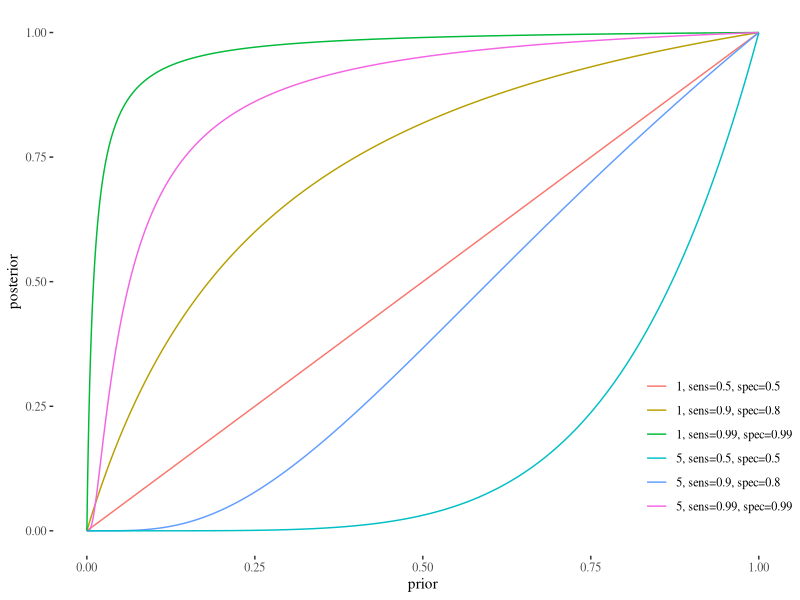
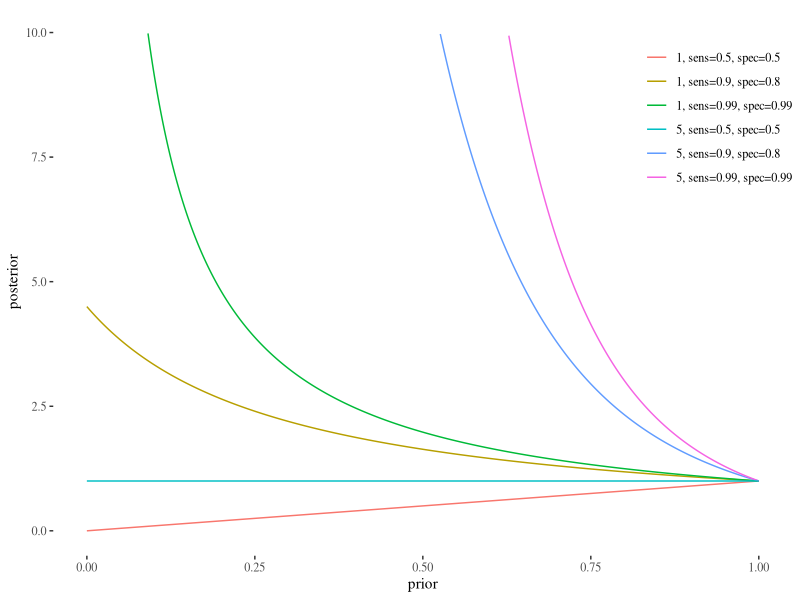
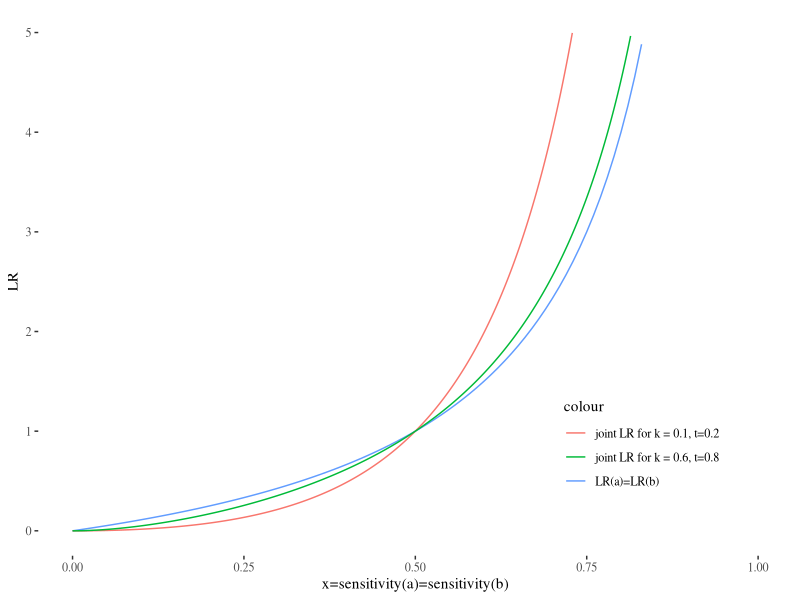
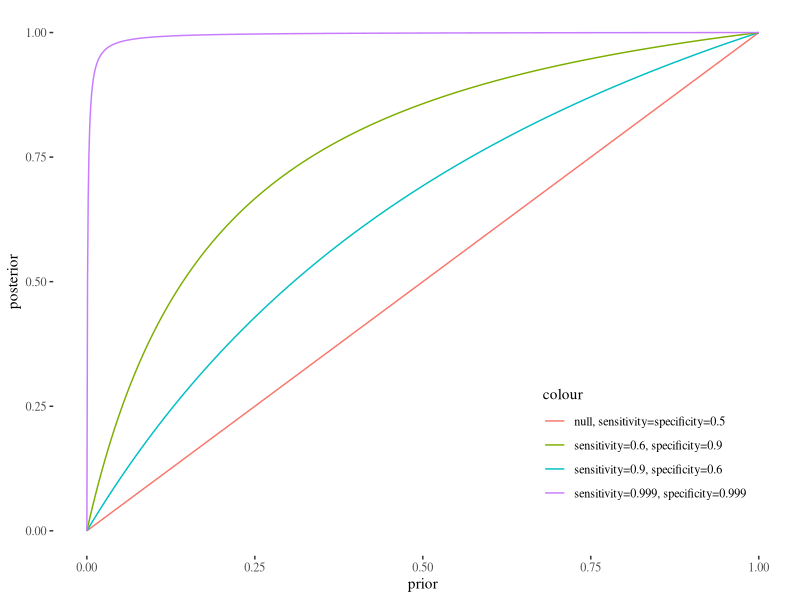
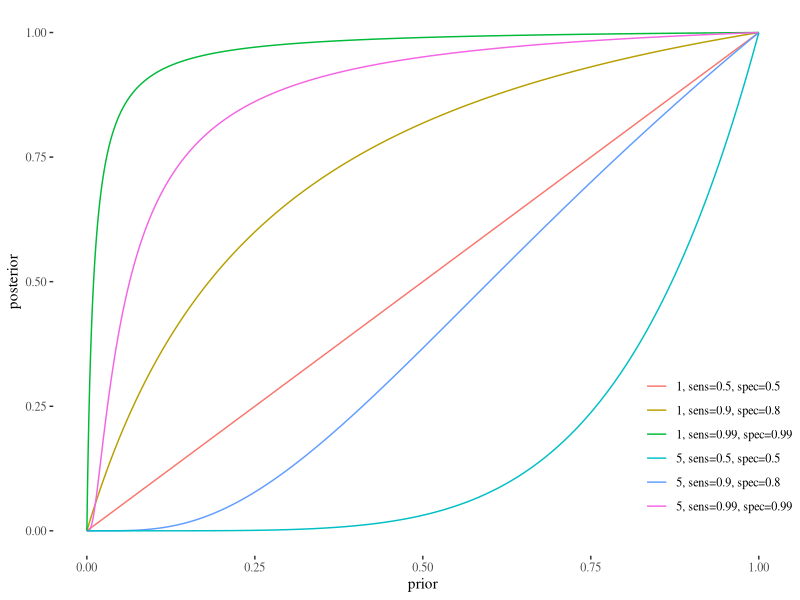
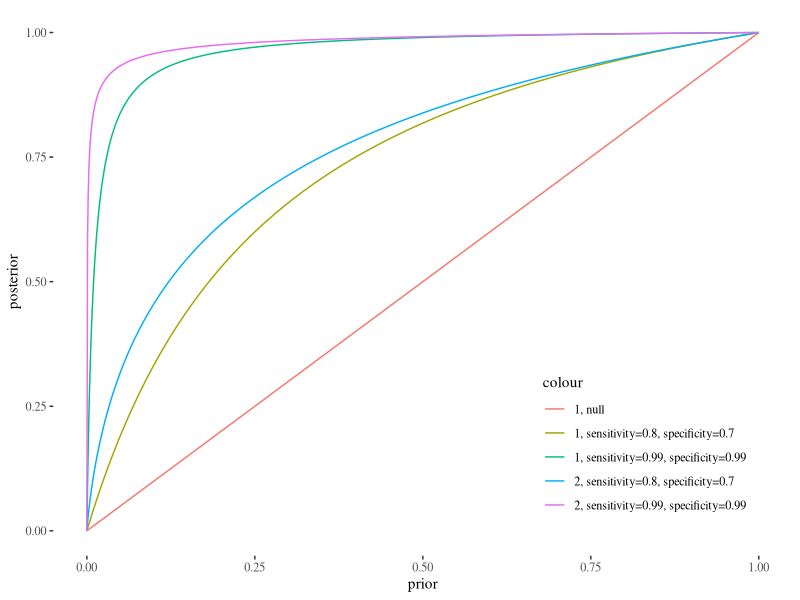
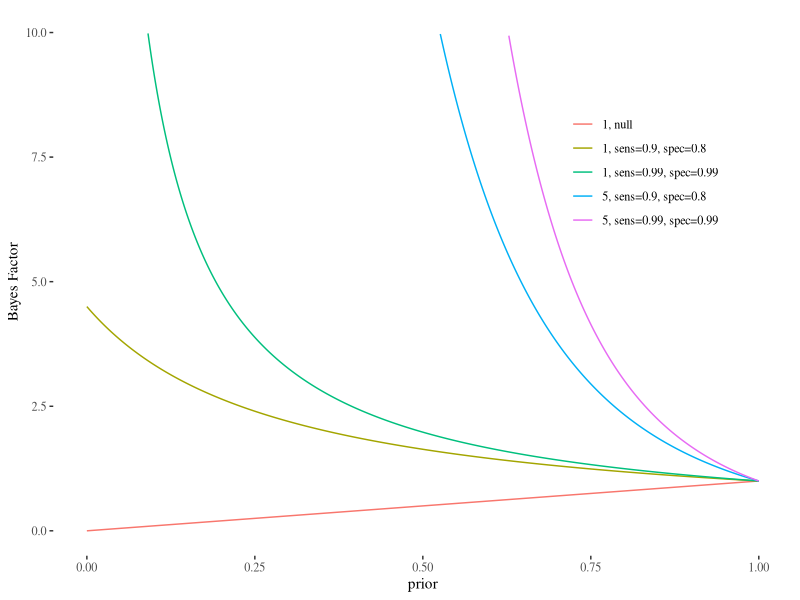
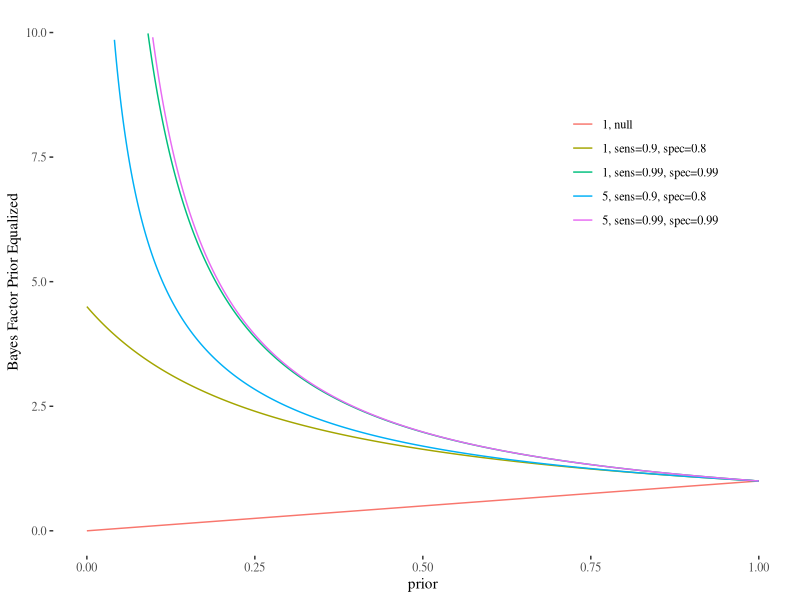

Generate these figures, in order, with R:
## ---- chunk 1
knitr::opts_chunk$set(echo = TRUE)
## ---- chunk 2
0.5^(1/10)
## ---- chunk 3
0.95^(1/10)
## ---- chunk 4
0.95^(10)
## ---- chunk 5
library(ggplot2)
library(ggthemes)


post <- function (x, s1, s2){
  (x)*
    (
      s1/
        (s1*x+(1-s2)*(1-x))
     )
}


postn <- function (x, s1, s2, n){
  ((x)^n)*
    ((
      s1/
        (s1*x+(1-s2)*(1-x))
     )^n)
    
}

x <-seq(0,1,by=0.001)
y0908 <- post(x, 0.9, 0.8)
y0909 <- post(x, 0.99, 0.99)
yy0908 <- postn(x, 0.9, 0.8, 2)
yy0909 <- postn(x, 0.99, 0.99, 2)
yynull <- postn(x, 0.5, 0.5, 2)
y50908 <- postn(x, 0.9, 0.8, 5)
y50909 <- postn(x, 0.99, 0.99, 5)
y5null <- postn(x, 0.5, 0.5, 5)


ggplot() +
  stat_function(fun=function(x)(x), geom="line", aes(colour="1, sens=0.5, spec=0.5"))+
  #geom_line(aes(x = x, y = yynull,color = "2, sens=0.5, spec=0.5")) +
  geom_line(aes(x = x, y = y0908,color = "1, sens=0.9, spec=0.8")) +
  geom_line(aes(x = x, y = y0909,color = "1, sens=0.99, spec=0.99")) +
  #geom_line(aes(x = x, y = yy0908,color = "2, sens=0.9, spec=0.8")) +
  # geom_line(aes(x = x, y = yy0909,color = "2, sens=0.99, spec=0.99")) +
  geom_line(aes(x = x, y = y50908,color = "5, sens=0.9, spec=0.8")) +
  geom_line(aes(x = x, y = y50909,color = "5, sens=0.99, spec=0.99")) +
  geom_line(aes(x = x, y = y5null, color = "5, sens=0.5, spec=0.5")) +
        ylim(c(0,1))+
  xlab("prior")+ ylab("posterior")+theme_tufte()+
  theme(legend.position = c(0.9, 0.2), legend.title = element_blank())
## ---- chunk 6
library(ggplot2)
library(ggthemes)


bf <- function (x, s1, s2){
  
    (
      s1/
        (s1*x+(1-s2)*(1-x))
     )
}


bfn <- function (x, s1, s2, n){
  
    (
      s1/
        (s1*x+(1-s2)*(1-x))
     )^n
    
}

x <-seq(0,1,by=0.001)
y0908 <- bf(x, 0.9, 0.8)
y0909 <- bf(x, 0.99, 0.99)
yy0908 <- bfn(x, 0.9, 0.8, 2)
yy0909 <- bfn(x, 0.99, 0.99, 2)
yynull <- bfn(x, 0.5, 0.5, 2)
y50908 <- bfn(x, 0.9, 0.8, 5)
y50909 <- bfn(x, 0.99, 0.99, 5)
y5null <- bfn(x, 0.5, 0.5, 5)


ggplot() +
  stat_function(fun=function(x)(x), geom="line", aes(colour="1, sens=0.5, spec=0.5"))+
  #geom_line(aes(x = x, y = yynull,color = "2, sens=0.5, spec=0.5")) +
  geom_line(aes(x = x, y = y0908,color = "1, sens=0.9, spec=0.8")) +
  geom_line(aes(x = x, y = y0909,color = "1, sens=0.99, spec=0.99")) +
  #geom_line(aes(x = x, y = yy0908,color = "2, sens=0.9, spec=0.8")) +
  # geom_line(aes(x = x, y = yy0909,color = "2, sens=0.99, spec=0.99")) +
  geom_line(aes(x = x, y = y50908,color = "5, sens=0.9, spec=0.8")) +
  geom_line(aes(x = x, y = y50909,color = "5, sens=0.99, spec=0.99")) +
  geom_line(aes(x = x, y = y5null, color = "5, sens=0.5, spec=0.5")) +
        ylim(c(0,10))+
  xlab("prior")+ ylab("posterior")+theme_tufte()+
  theme(legend.position = c(0.9, 0.8), legend.title = element_blank())
## ---- chunk 7
0.95/0.1
0.95/(0.1)^2
(0.95/0.1)^2
0.95/0.01
0.95/(0.01)^2
(0.95/0.01)^2
0.95/(0.001)^2
(0.95/0.001)^2
0.5/0.1
0.5/(0.1)^2
(0.5/0.1)^2
## ---- chunk 8
library(ggplot2)
library(ggthemes)

combined <- function (x,k,t) {
  (x^2)/
(
  ((1-k)*t*(1-x)*x + k*(1-t)*x*(1-x) + (1-k)*(1-t)*(1-x)*(1-x))
  /
    ((1-k)*t +(1-t)*k+(1-k)*(1-t))
)
}

combinedMarcello <- function(x,k,t){
  (x^2)/(k*(1-t)*(x)*(1-x)+(1-k)*t*x*(1-x)+(1-k)*(1-t)*(1-x)*(1-x))
}

x <-seq(0,1,by=0.001)
y0102 <- combined(x,0.1,0.2)
y0608 <- combined(x,0.6,0.8)

ggplot() +
  stat_function(fun=function(x)(x/(1-x)), geom="line", aes(colour="LR(a)=LR(b)"))+
  geom_line(aes(x = x, y = y0102,color = "joint LR for k = 0.1, t=0.2")) +
  geom_line(aes(x = x, y = y0608,color = "joint LR for k = 0.6, t=0.8")) +
        ylim(c(0,5))+
  xlab("x=sensitivity(a)=sensitivity(b)")+ ylab("LR")+theme_tufte()+
  theme(legend.position = c(0.8, 0.2))
## ---- chunk 9
(0.95/(1-0.95))/(0.2/(1-0.2))
(0.95/(1-0.95))/(0.3/(1-0.3))
(0.95/(1-0.95))/((0.3*0.2)/(1-(0.3*0.2)))
## ---- chunk 10
(0.5/(1-0.5))/(0.2/(1-0.2))
(0.5/(1-0.5))/(0.3/(1-0.3))
(0.5/(1-0.5))/((0.3*0.2)/(1-(0.3*0.2)))
## ---- chunk 11
(0.95/(1-0.95))/(0.2/(1-0.2))
(0.987/(1-0.987))

(0.95/(1-0.95))/(0.3/(1-0.3))
(0.978/(1-0.978))

(0.987*0.978)/
(
  ((1-0.2)*(1-0.987)*0.3*0.978+0.2*0.987*(1-0.3)*(1-0.978)+(1-0.987)*(1-0.2)*(1-0.978)*(1-0.3))/
  ((1-0.2)*0.3+0.2*(1-0.3)+(1-0.2)*(1-0.3))
)
## ---- chunk 12
(0.5/(1-0.5))/(0.2/(1-0.2))
(0.8/(1-0.8))

(0.5/(1-0.5))/(0.3/(1-0.3))
(0.7/(1-0.7))


(0.8*0.7)/
(
  ((1-0.2)*(1-0.8)*0.3*0.7+0.2*0.8*(1-0.3)*(1-0.7)+(1-0.8)*(1-0.2)*(1-0.7)*(1-0.3))/
  ((1-0.2)*0.3+0.2*(1-0.3)+(1-0.2)*(1-0.3))
)
## ---- chunk 13
library(ggplot2)
library(ggthemes)


post <- function (x, s1, s2){
  (x)*
    (
      s1/
        (s1*x+(1-s2)*(1-x))
     )
}

x <-seq(0,1,by=0.001)
y0906 <- post(x, 0.9, 0.6)
y0609 <- post(x, 0.6, 0.9)
y0909 <- post(x, 0.999, 0.999)

ggplot() +
  stat_function(fun=function(x)(x), geom="line", aes(colour="null, sensitivity=specificity=0.5"))+
  geom_line(aes(x = x, y = y0906,color = "sensitivity=0.9, specificity=0.6")) +
  geom_line(aes(x = x, y = y0609,color = "sensitivity=0.6, specificity=0.9")) +
  geom_line(aes(x = x, y = y0909,color = "sensitivity=0.999, specificity=0.999")) +
        ylim(c(0,1))+
  xlab("prior")+ ylab("posterior")+theme_tufte()+
  theme(legend.position = c(0.8, 0.2))
## ---- chunk 14
library(ggplot2)
library(ggthemes)


post <- function (x, s1, s2){
  (x)*
    (
      s1/
        (s1*x+(1-s2)*(1-x))
     )
}


postn <- function (x, s1, s2, n){
  ((x)^n)*
    ((
      s1/
        (s1*x+(1-s2)*(1-x))
     )^n)
    
}

x <-seq(0,1,by=0.001)
y0908 <- post(x, 0.9, 0.8)
y0909 <- post(x, 0.99, 0.99)
yy0908 <- postn(x, 0.9, 0.8, 2)
yy0909 <- postn(x, 0.99, 0.99, 2)
yynull <- postn(x, 0.5, 0.5, 2)
y50908 <- postn(x, 0.9, 0.8, 5)
y50909 <- postn(x, 0.99, 0.99, 5)
y5null <- postn(x, 0.5, 0.5, 5)


ggplot() +
  stat_function(fun=function(x)(x), geom="line", aes(colour="1, sens=0.5, spec=0.5"))+
  #geom_line(aes(x = x, y = yynull,color = "2, sens=0.5, spec=0.5")) +
  geom_line(aes(x = x, y = y0908,color = "1, sens=0.9, spec=0.8")) +
  geom_line(aes(x = x, y = y0909,color = "1, sens=0.99, spec=0.99")) +
  #geom_line(aes(x = x, y = yy0908,color = "2, sens=0.9, spec=0.8")) +
  # geom_line(aes(x = x, y = yy0909,color = "2, sens=0.99, spec=0.99")) +
  geom_line(aes(x = x, y = y50908,color = "5, sens=0.9, spec=0.8")) +
  geom_line(aes(x = x, y = y50909,color = "5, sens=0.99, spec=0.99")) +
  geom_line(aes(x = x, y = y5null, color = "5, sens=0.5, spec=0.5")) +
        ylim(c(0,1))+
  xlab("prior")+ ylab("posterior")+theme_tufte()+
  theme(legend.position = c(0.9, 0.2), legend.title = element_blank())
## ---- chunk 15
library(ggplot2)
library(ggthemes)


post <- function (x, s1, s2){
  (x)*
    (
      s1/
        (s1*x+(1-s2)*(1-x))
     )
}


post2 <- function (x, s1, s2){
  (x)*
    (
      s1/
        (s1*sqrt(x)+(1-s2)*(1-sqrt(x)))
     )*
    (
      s1/
        (s1*sqrt(x)+(1-s2)*(1-sqrt(x)))
     )
}

x <-seq(0,1,by=0.001)
y0908 <- post(x, 0.9, 0.8)
y0909 <- post(x, 0.99, 0.99)
yy0908 <- post2(x, 0.9, 0.8)
yy0909 <- post2(x, 0.99, 0.99)
yynull <- post2(x, 0.5, 0.5)

ggplot() +
  stat_function(fun=function(x)(x), geom="line", aes(colour="1, null"))+
  geom_line(aes(x = x, y = y0908,color = "1, sensitivity=0.8, specificity=0.7")) +
  geom_line(aes(x = x, y = y0909,color = "1, sensitivity=0.99, specificity=0.99")) +
  geom_line(aes(x = x, y = yy0908,color = "2, sensitivity=0.8, specificity=0.7")) +
  geom_line(aes(x = x, y = yy0909,color = "2, sensitivity=0.99, specificity=0.99")) +
        ylim(c(0,1))+
  xlab("prior")+ ylab("posterior")+theme_tufte()+
  theme(legend.position = c(0.8, 0.2))
## ---- chunk 16
library(ggplot2)
library(ggthemes)


bf <- function (x, s1, s2){
  
    (
      s1/
        (s1*x+(1-s2)*(1-x))
     )
}


bfn <- function (x, s1, s2, n){

    (
      s1/
        (s1*x+(1-s2)*(1-x))
     )^n
}

x <-seq(0,1,by=0.001)
y0908 <- bf(x, 0.9, 0.8)
y0909 <- bf(x, 0.99, 0.99)
y50908 <- bfn(x, 0.9, 0.8, 5)
y50909 <- bfn(x, 0.99, 0.99, 5)
y5null <- bfn(x, 0.5, 0.5, 5)

ggplot() +
  stat_function(fun=function(x)(x), geom="line", aes(colour="1, null"))+
  geom_line(aes(x = x, y = y0908,color = "1, sens=0.9, spec=0.8")) +
  geom_line(aes(x = x, y = y0909,color = "1, sens=0.99, spec=0.99")) +
  geom_line(aes(x = x, y = y50908,color = "5, sens=0.9, spec=0.8")) +
  geom_line(aes(x = x, y = y50909,color = "5, sens=0.99, spec=0.99")) +
        ylim(c(0,10))+
  xlab("prior")+ ylab("Bayes Factor")+theme_tufte()+
  theme(legend.position = c(0.8, 0.7), legend.title = element_blank())
## ---- chunk 17
library(ggplot2)
library(ggthemes)


bf <- function (x, s1, s2){
  
    (
      s1/
        (s1*x+(1-s2)*(1-x))
     )
}


bfnEq <- function (x, s1, s2, n){

    (
      s1/
        (s1*x^(1/n)+(1-s2)*(1-x^(1/n)))
     )^n
}

x <-seq(0,1,by=0.001)
y0908 <- bf(x, 0.9, 0.8)
y0909 <- bf(x, 0.99, 0.99)
y50908 <- bfnEq(x, 0.9, 0.8, 5)
y50909 <- bfnEq(x, 0.99, 0.99, 5)
y5null <- bfnEq(x, 0.5, 0.5, 5)

ggplot() +
  stat_function(fun=function(x)(x), geom="line", aes(colour="1, null"))+
  geom_line(aes(x = x, y = y0908,color = "1, sens=0.9, spec=0.8")) +
  geom_line(aes(x = x, y = y0909,color = "1, sens=0.99, spec=0.99")) +
  geom_line(aes(x = x, y = y50908,color = "5, sens=0.9, spec=0.8")) +
  geom_line(aes(x = x, y = y50909,color = "5, sens=0.99, spec=0.99")) +
        ylim(c(0,10))+
  xlab("prior")+ ylab("Bayes Factor Prior Equalized")+theme_tufte()+
  theme(legend.position = c(0.8, 0.7), legend.title = element_blank())
